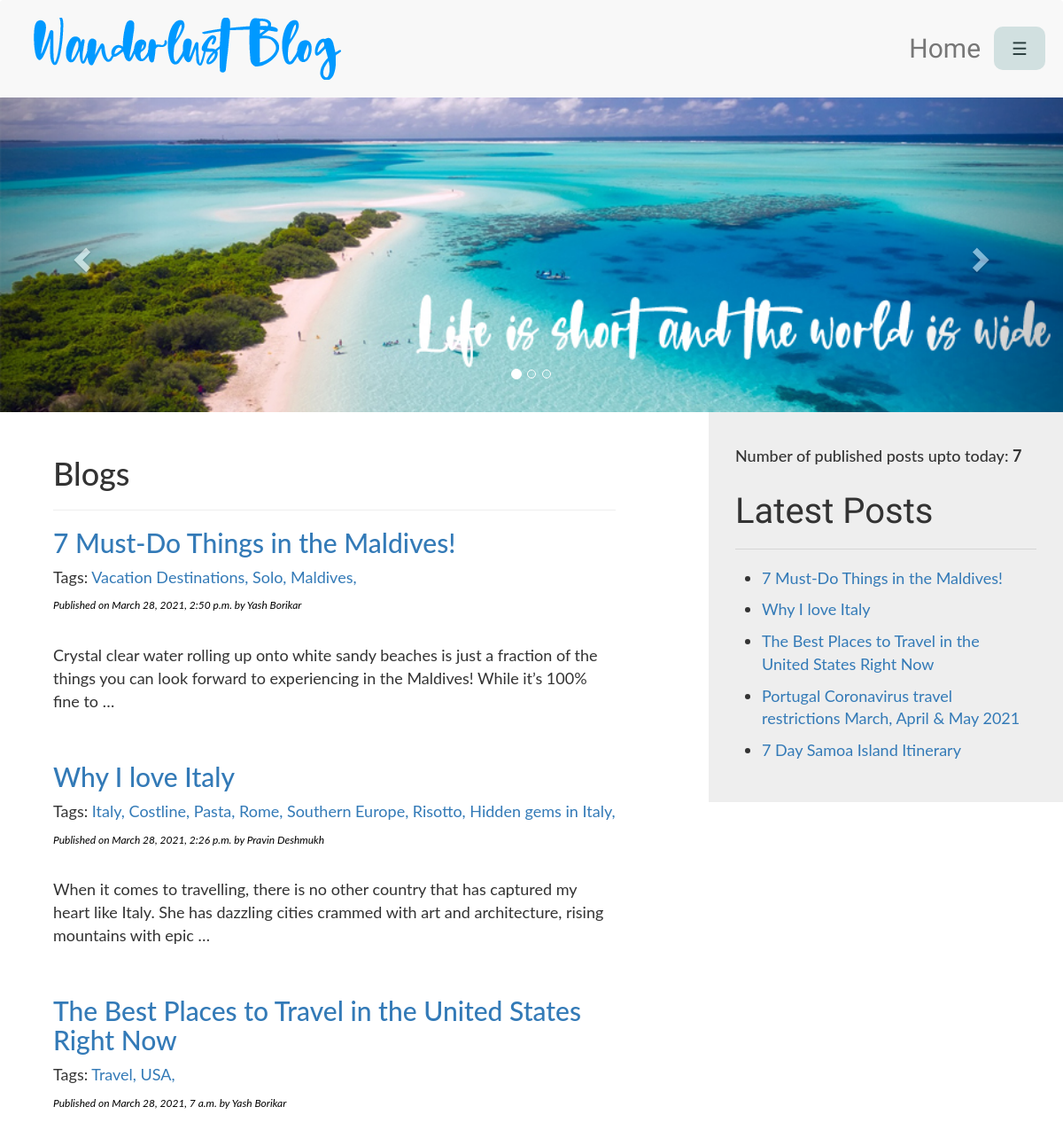
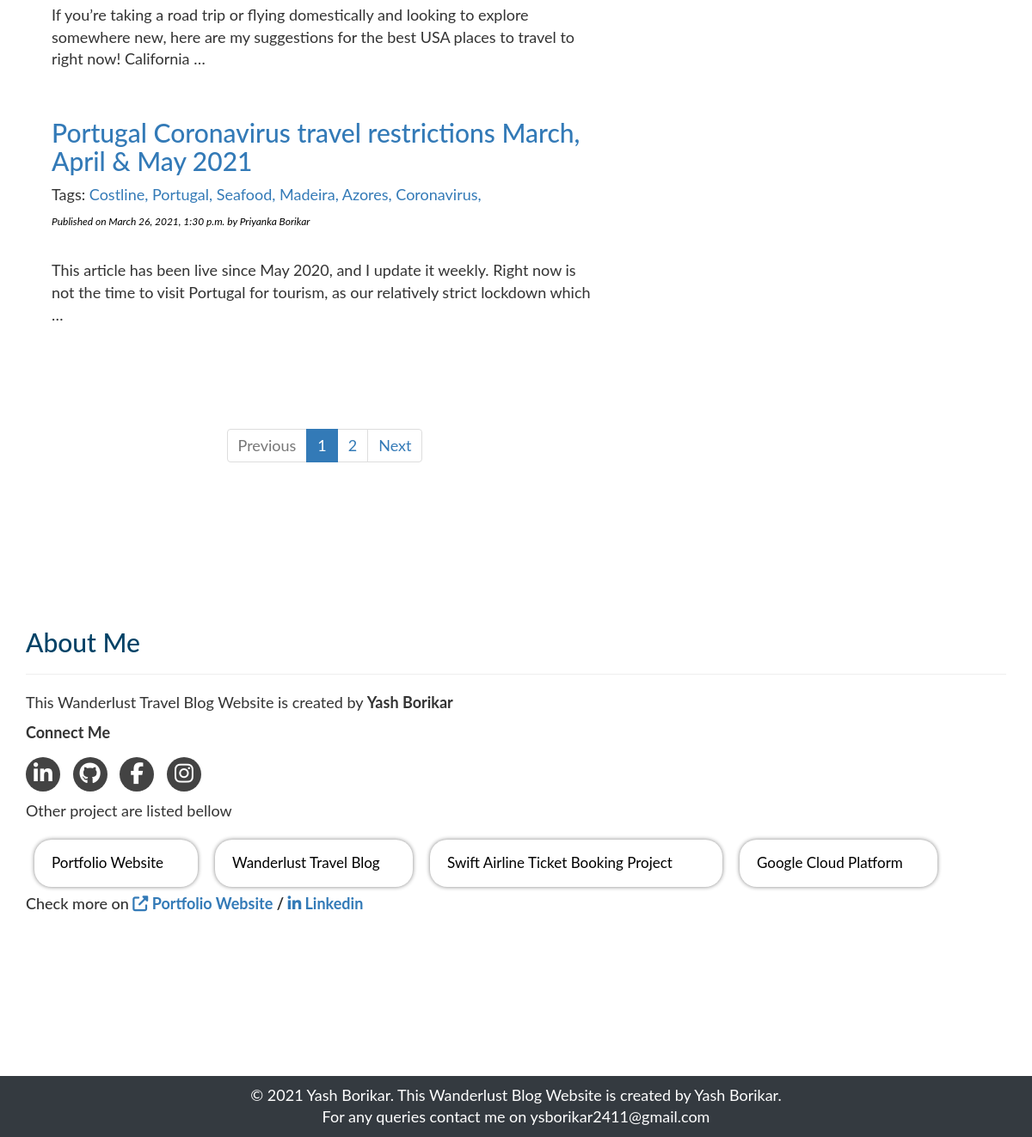
The page / on the database its author committed (2 pictures, top to bottom).
### BlogApp/models.py (models this page shows, shortened)
class Post(models.Model):
    STATUS_CHOICES = (('1','Draft'), ('2','Published'))
    title = models.CharField(max_length=250)
    slug = models.SlugField(max_length=250, unique_for_date='publish')
    author = models.ForeignKey(User, related_name='blog_posts', on_delete=models.CASCADE)
    body = models.TextField()
    publish = models.DateTimeField(default=timezone.now)
    created = models.DateTimeField(auto_now_add=True)
    updated = models.DateTimeField(auto_now=True)
    status = models.CharField(max_length=2, choices=STATUS_CHOICES, default='2')
    objects = CustomManager()
    tags = TaggableManager()
    class Meta:
        ordering = ('-publish',)
    def get_absolute_url(self):
        return reverse('post_detail', args=[self.publish.year,
                                            self.publish.strftime('%m'),
                                            self.publish.strftime('%d'),
                                            self.slug])

### BlogApp/views.py (the view)
# urls.py: path('', views.index),
def index(request, tag_slug=None):
    post_list=Post.objects.all()
    tag = None
    if tag_slug:
        tag = get_object_or_404(Tag, slug=tag_slug)
        post_list = post_list.filter(tags__in=[tag])
    paginator = Paginator(post_list, 4)
    page_number = request.GET.get('page')
    try:
        post_list = paginator.page(page_number)
    except PageNotAnInteger:
        post_list = paginator.page(1)
    except EmptyPage:
        post_list = paginator.page(paginator.num_pages)
    return render(request,'BlogApp/index.html',{'post_list':post_list, 'tag':tag})

### BlogApp/models.py (called while the page is built)
    def get_queryset(self):
        return super().get_queryset().filter(status='2')

### BlogApp/templatetags/blog_tags.py (called while the page is built)
@register.simple_tag
def total_posts():
    return Post.objects.count()

@register.inclusion_tag('BlogApp/latest_post.html')
def show_latest_posts(count=3):
    latest_posts=Post.objects.order_by('-publish')[:count]
    return {'latest_posts':latest_posts}

### BlogApp/templates/BlogApp/index.html (shortened to what this page needs)
{% extends "BlogApp/base.html" %}
{%load blog_tags%}
{%load static%}
{%block content%}
<div id="myCarousel" class="carousel slide" data-ride="carousel" style="width:100%;">
    <ol class="carousel-indicators">
      <li data-target="#myCarousel" data-slide-to="0" class="active"></li>
      <li data-target="#myCarousel" data-slide-to="1"></li>
      <li data-target="#myCarousel" data-slide-to="2"></li>
    </ol>
    <div class="carousel-inner">
      <div class="item active" >
        <img src="{%static 'BlogApp/images/img3.jpg'%}" style="width:100%;">
      </div>
    </div>
    <a class="left carousel-control" href="#myCarousel" data-slide="prev">
      <span class="glyphicon glyphicon-chevron-left"></span>
    </a>
    <a class="right carousel-control" href="#myCarousel" data-slide="next">
      <span class="glyphicon glyphicon-chevron-right"></span>
    </a>
</div>
<div class="col-sm-4 right-navbar">
    <div class="jumbotron" style="padding: 30px;">
        <h4>Number of published posts upto today:  <b>{%total_posts%}</b></h4>
        <h3 class="latest-post">Latest Posts</h3><hr>
        <p>{% show_latest_posts 5 %}</p>
    </div>
</div>
<div class='container content'>
    <div class="col-sm-7">
        <h1>Blogs</h1><hr>
        {%for post in post_list %}
            <h2><a href="{{post.get_absolute_url}}" style="text-decoration: none;">{{post.title}}</a></h2>
            <p>Tags:
                {%for tag in post.tags.all %}
                    <a href="{%url "post_list_by_tag_name" tag.slug %}" >{{tag.name}},</a>
                {%endfor%}
            </p>
            <p id='date'>Published on {{post.publish}} by {{post.author.first_name|title}} {{post.author.last_name|title}}</p><br>
            {{post.body|truncatewords:30|linebreaks}}<br>
        {%endfor%}
        <div align="center" style="margin-top: 10%;">{% include 'BlogApp/pagination.html' with page=post_list %}</div><br>
    </div>
</div>
<div class="container" style="margin-top:10%; width:100%;">
<div class="col-sm-12" style="font-size: 18px;">
    <h1 style="color: #004266; font-size: 30px;">About Me</h1><hr>
    <p> This Wanderlust Travel Blog Website is created by <b>Yash Borikar</b> </p>
    <p><b>Connect Me</b></p>
    <ul class="social-index list-inline">
        <li><a href="https://www.linkedin.com/in/ysborikar2411" target="_blank"><i class="fa fa-linkedin"></i></a></li>
        <li><a href="https://github.com/yashb24" target="_blank"><i class="fa fa-github"></i></a></li>
        <li><a href="https://www.facebook.com/yash.borikar.1" target="_blank"><i class="fa fa-facebook"></i></a></li>
        <li><a href="https://www.instagram.com/ysborikar2411/" target="_blank"><i class="fa fa-instagram"></i></a></li>
    </ul>
    <p>Other project are listed bellow</p>
    <a style="text-decoration: none; color:black;" href="https://ysborikar2411.github.io/portfolio/" target="_blank">
    <div class="col-sm-2 projects">
        <p>Portfolio Website</p>
    </div>
    </a>
    <a style="text-decoration: none; color:black;" href="">
    <div class="col-sm-2 projects" style="width: 230px;">
        <p>Wanderlust Travel Blog</p>
    </div>
    </a>
    <a style="text-decoration: none; color:black;" href="" target="_blank">
    <div class="col-sm-2 projects" style="width: 340px;">
        <p>Swift Airline Ticket Booking Project</p>
    </div>
    </a>
    <a style="text-decoration: none; color:black;" href="https://www.linkedin.com/pulse/deploying-containerized-multi-tier-database-using-services-borikar/?trackingId=%2FxMdMWkbv9aNeePtsU4ALw%3D%3D" target="_blank">
    <div class="col-sm-2 projects" style="width: 230px;">
        <p>Google Cloud Platform</p>
    </div>
    </a>
</div>
    <h4 style="margin-left: 15px;">Check more on <b><a href="https://ysborikar2411.github.io/portfolio/" target="_blank"><i class="fas fa-external-link-alt"></i> Portfolio Website</a> / <a href="https://www.linkedin.com/in/ysborikar2411" target="_blank"><i class="fab fa-linkedin-in"></i> Linkedin</a></b></h4>
</div>
{%endblock content%}

### BlogApp/templates/BlogApp/base.html (shortened to what this page needs)
{%load static%}
<!DOCTYPE html>
<html lang="en">
<head>
    <link rel="stylesheet" href="https://maxcdn.bootstrapcdn.com/bootstrap/3.3.7/css/bootstrap.min.css">
    <link rel='stylesheet' href="{% static 'BlogApp/css/styles.css' %}">
</head>
<body>
    <nav class='navbar navbar-default navstyle'>
        <div class="container-fluid headercontainer">
            <div class="navbar-header">
               <a href="/" class="pull-left"><img src="{% static 'BlogApp/images/logo.png' %}"  id="logo-img" class="hidden-xs"></a>
            </div>
            <ul class='nav navbar-nav navbar-right pull-right'>
                <li><a href="/">Home</a></li>
                <button class="openbtn" onclick="openNav()" style="margin-top: 30px;">☰</button>
            </ul>
        </div>
    </nav>
    {%block content%}
    {%endblock%}
    <footer>
            <p>&copy; 2021 Yash Borikar. This Wanderlust Blog Website is created by Yash Borikar.</p>
            <p>For any queries contact me on ysborikar2411@gmail.com</p>
    </footer>
</body>
</html>

### BlogApp/templates/BlogApp/latest_post.html
<ul style="padding-left: 20px;">
    {% for post in latest_posts %}
        <li style="margin: 10px;">
            <a href="{{post.get_absolute_url}}" style="text-decoration: none;">{{post.title}}</a>
        </li>
    {% endfor %}
</ul>

### BlogApp/templates/BlogApp/pagination.html
{% if page.has_other_pages %}
  <ul class="pagination">
    {% if page.has_previous %}
      <li><a href="?page={{ page.previous_page_number }}">Previous</a></li>
    {% else %}
      <li class="page-item disabled"><span>Previous</span></li>
    {% endif %}
    {% for i in page.paginator.page_range %}
      {% if page.number == i %}
        <li class="page-item active"><span>{{ i }} <span class="sr-only">(current)</span></span></li>
      {% else %}
        <li><a href="?page={{ i }}">{{ i }}</a></li>
      {% endif %}
    {% endfor %}
    {% if page.has_next %}
      <li><a href="?page={{ page.next_page_number }}">Next</a></li>
    {% else %}
      <li class="page-item disabled"><span>Next</span></li>
    {% endif %}
  </ul>
{% endif %}

### BlogApp/static/BlogApp/css/styles.css (style rules this page uses)
body { font-family: 'Noto Serif KR', Lato; font-size: 18px; }
#logo-img { width: 350px; height: 70px; margin: 20px 20px 20px 0; }
.navstyle { margin: 0px; border: 0px; }
.headercontainer { margin-left: 20px; margin-right: 20px; }
.headercontainer li a { margin-top: 30px; font-family: 'Cookie', Lato; font-size: 30px; }
.openbtn { font-size: 20px; cursor:pointer; background-color: #d1e0e0; color: #293d3d; padding: 10px 20px; border: none; border-radius: 10px; }
.social-index a { background: #434343; margin-top: 5px; width: 40px; height: 40px; display: inline-block; border-radius: 50%; color: #fff; text-align: center; padding: 7px 0px 0px 0px; transition: 0.3s; }
.social-index a .fa { font-size:25px; }
.projects { font-size: 17px; width:190px; height: 55px; background: white; padding: 15px 20px 20px 20px; margin: 10px; border-radius: 20px; box-shadow: 0px 0px 5px grey; }
.right-navbar { float: right; padding-top: 20px; padding: 0px; height: 100%; }
.latest-post { font-family: 'Cookie'; font-size: 40px; margin-top: 30px; }
.content { margin-top: 30px; margin-left: 30px; }
#date { color:black; font-size:12px; font-style: italic; }
footer { background: #343a40; color: #fff; padding: 10px; margin-left: 0px; margin-top: 10em; }
footer p { margin-top: 0; margin-bottom: 0; text-align: center; }

### rows shown on the page
Post: title "7 Must-Do Things in the Maldives!", publish "March 28, 2021, 2:50 p.m.", author.first_name "Yash", author.last_name "Borikar", body "Crystal clear water rolling up onto white sandy beaches is just a fraction of the things you can look forward to experiencing in the Maldives! While it’s 100% fine to …"
Post: title "Why I love Italy", publish "March 28, 2021, 2:26 p.m.", author.first_name "Pravin", author.last_name "Deshmukh", body "When it comes to travelling, there is no other country that has captured my heart like Italy. She has dazzling cities crammed with art and architecture, rising mountains with epic …"
Post: title "The Best Places to Travel in the United States Right Now", publish "March 28, 2021, 7 a.m.", author.first_name "Yash", author.last_name "Borikar", body "If you’re taking a road trip or flying domestically and looking to explore somewhere new, here are my suggestions for the best USA places to travel to right now! California …"
Post: title "Portugal Coronavirus travel restrictions March, April & May 2021", publish "March 26, 2021, 1:30 p.m.", author.first_name "Priyanka", author.last_name "Borikar", body "This article has been live since May 2020, and I update it weekly. Right now is not the time to visit Portugal for tourism, as our relatively strict lockdown which …"
Post: title "7 Day Samoa Island Itinerary"
Tag: name "Vacation Destinations"
Tag: name "Solo"
Tag: name "Maldives"
Tag: name "Italy"
Tag: name "Costline"
Tag: name "Pasta"
Tag: name "Rome"
Tag: name "Southern Europe"
Tag: name "Risotto"
Tag: name "Hidden gems in Italy"
Tag: name "Travel"
Tag: name "USA"
Tag: name "Portugal"
Tag: name "Seafood"
Tag: name "Madeira"
Tag: name "Azores"
Tag: name "Coronavirus"

### other values the page prints
{{ i }} "1"
{{ i }} "2"
